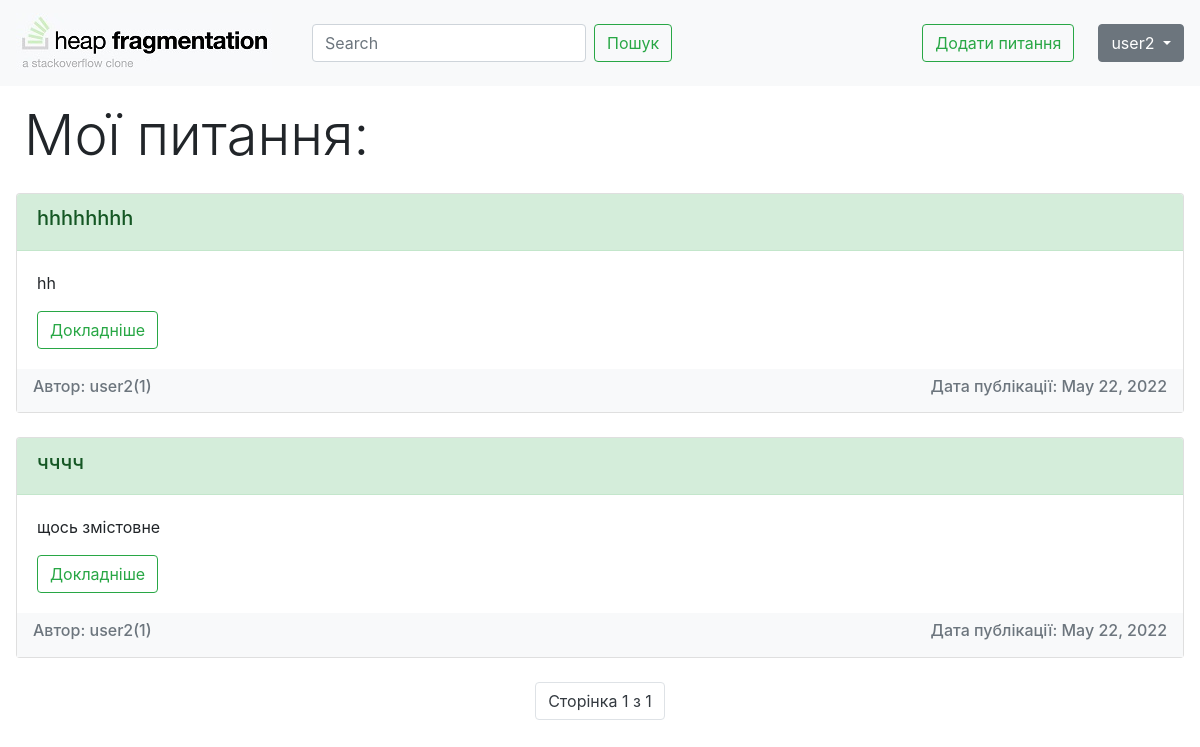
/posts (signed in), run on an earlier commit of the app's database.
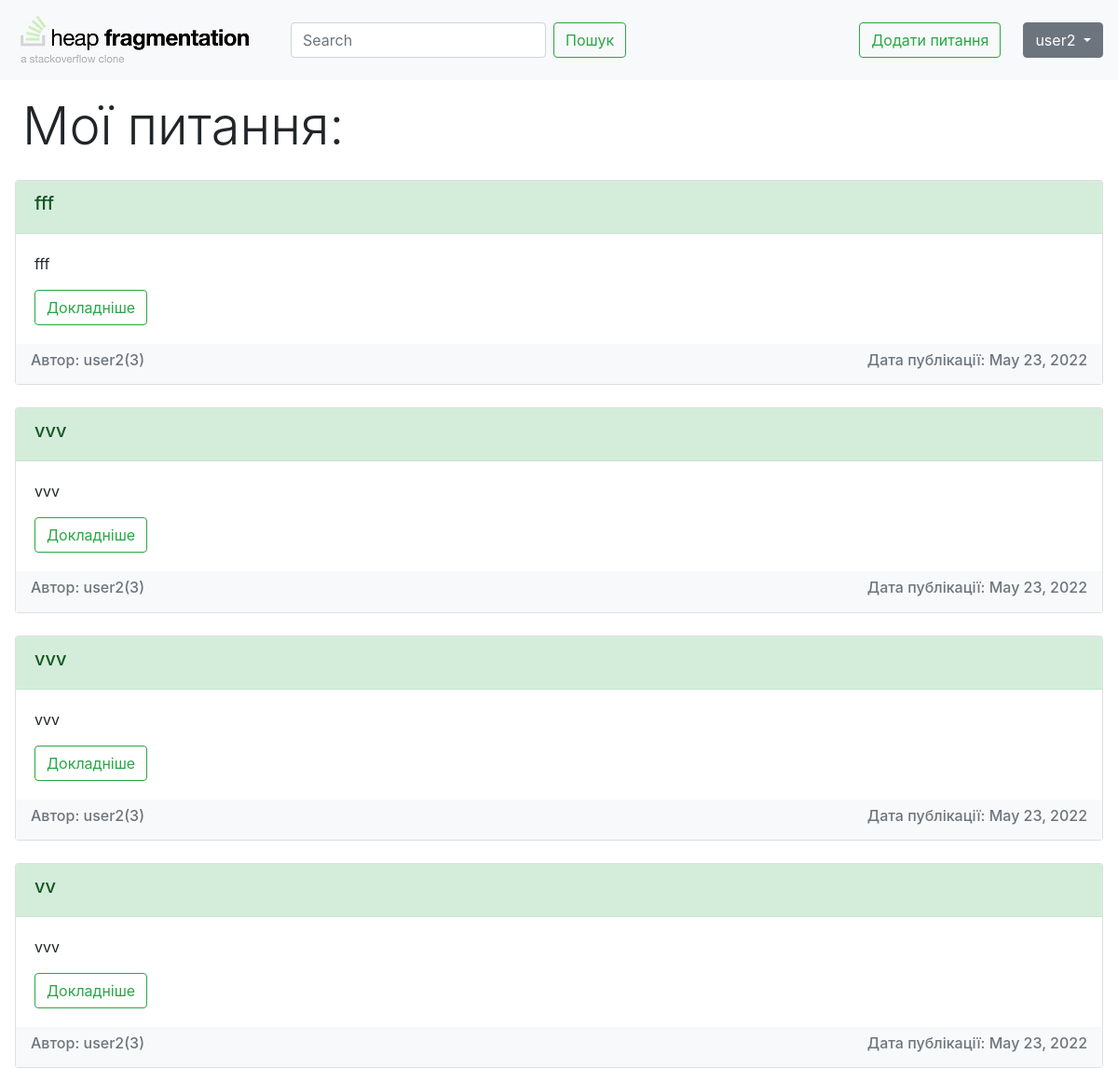
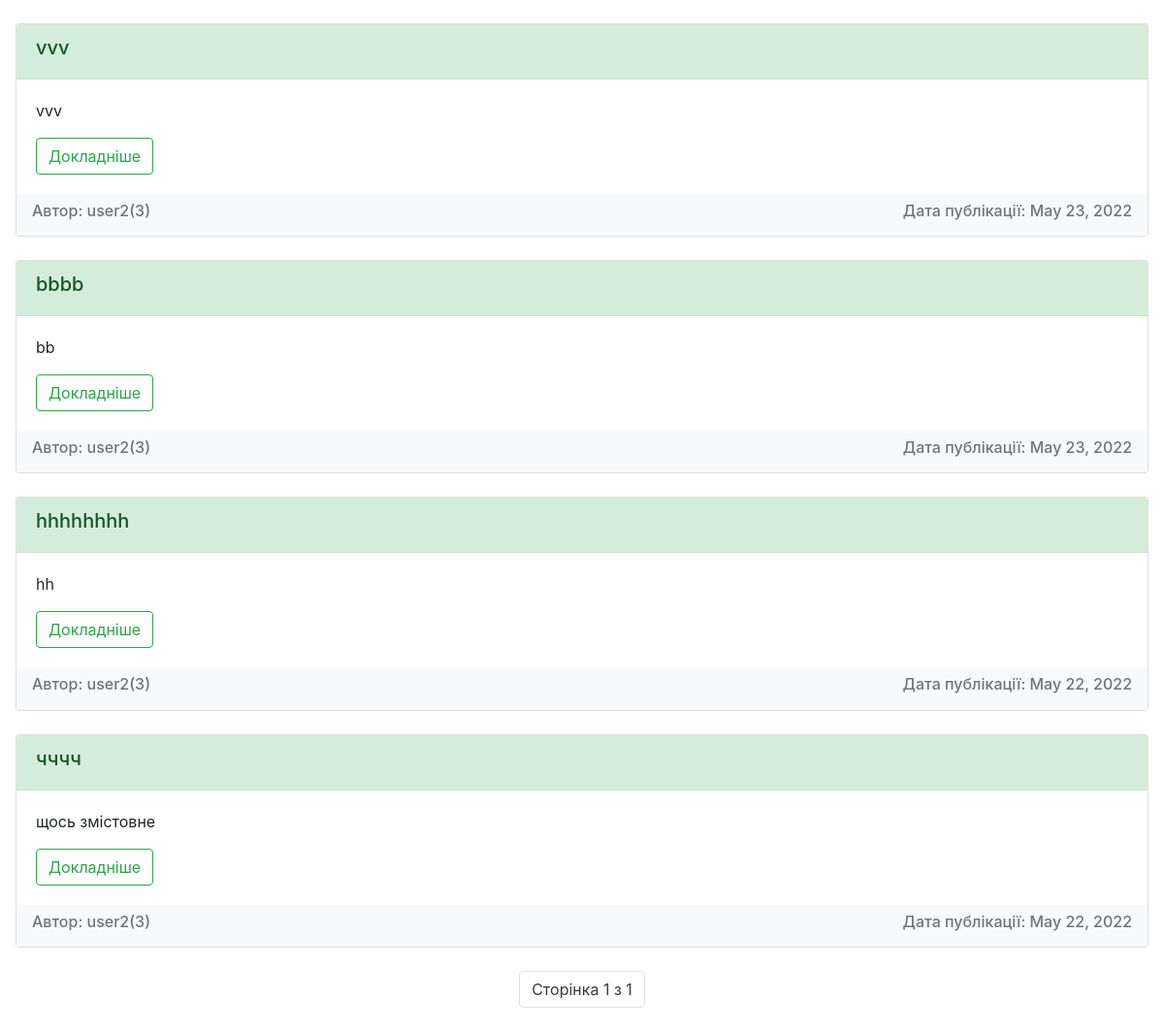
And on a later commit of the database (2 pictures, top to bottom).
### advice_app/models.py (models this page shows, shortened)
class Post(models.Model):
    title = models.CharField("Заголовок", max_length=50)
    question = models.TextField("Питання")
    author = models.ForeignKey(MyUser, on_delete=models.CASCADE)
    isClosed = models.BooleanField("Cтатус", default=0)
    date = models.DateField(auto_now=True)

class MyUser(User):
    class Meta:
        verbose_name = u"Рейтинг"
    rating = models.IntegerField("User", default=0)
    def __str__(self):
        return self.username

### advice_app/views.py (the view)
# urls.py: path('posts', views.MyPosts.as_view(), name='posts'),
class MyPosts(ListView):
    Model = Post
    template_name = "advice_app/my_posts.html"
    paginate_by = 10
    def get_queryset(self):
        return Post.objects.filter(author=self.request.user).order_by('-id')

### advice_app/templates/advice_app/my_posts.html (shortened to what this page needs)
{% extends 'advice_app/base.html' %}
{% block content %}
<h1 class="display-4 mx-4 my-3">Мої питання:</h1>
{% include 'advice_app/post.html' %}
{% endblock %}

### advice_app/templates/advice_app/base.html (shortened to what this page needs)
{% load static %}
<!DOCTYPE html>
<html lang="ukr">
<head>
    <link rel="stylesheet" href="https://cdn.jsdelivr.net/npm/bootstrap@4.6.1/dist/css/bootstrap.min.css">
    <link rel="stylesheet" href="{% static 'advice_app/css/main.css' %}">
    <link rel="stylesheet" href="https://stackpath.bootstrapcdn.com/bootstrap/4.3.1/css/bootstrap.min.css">
</head>
<body>
<header>
    <nav class="navbar navbar-light bg-light">
        <div class="nav justify-content-left">
            <a class="navbar-brand" href="{% url 'index' %}">
                {% load static %}
                <img src="{% static 'advice_app/images/logo.jpeg' %}">
            </a>
            <div class="pr-sm-4"></div>
        <form class="form-inline my-2 my-lg-0" action="{% url 'search' %}">
            <input class="form-control mr-sm-2" type="search" placeholder="Search" aria-label="Search" name="search">
            <button class="btn btn-outline-success my-2 my-sm-0" type="submit">Пошук</button>
        </form>
        </div>
        {% if request.user.username %}
        <ul class="nav justify-content-right">
            <li><a class="btn btn-outline-success" href="{% url 'add_post' %}">Додати питання</a></li>
            <div class="pr-sm-4"></div>
            <li class="nav-item dropdown">
                <button type="button" class="btn btn-secondary dropdown-toggle" data-bs-toggle="dropdown" aria-expanded="false">
                    {{ request.user.username }}
                </button>
            </li>
        </ul>
        {% else %}
        <div class="btn-group" role="group">
          <a class="btn btn-secondary" href="{% url 'login' %}">Увійти</a>
          <a class="btn btn-secondary" href="{% url 'register' %}">Зареєструватись</a>
        </div>
        {% endif %}
    </nav>
</header>
{% block content %}{% endblock %}
</body>
</html>

### advice_app/templates/advice_app/post.html (shortened to what this page needs)
{% if object_list %}
{% for i in page_obj %}
    <div class="card mt-4 mx-3">
      <div class="card-header alert-success"><h5>{{ i.title }}</h5></div>
      <div class="card-body">
        <p class="card-text">{{ i.question|truncatewords:90 }}</p>
        <a href="{% url 'detail' i.id %}" class="btn btn-outline-success">Докладніше</a>
      </div>
      <div class="navbar navbar-light bg-light text-muted">
        <h6>Автор: {{ i.author }}({{ i.author.rating }})</h6>
        <h6>Дата публікації: {{ i.date }}</h6>
      </div>
    </div>
  {% endfor %}
<nav aria-label="Page navigation example">
<ul class="pagination justify-content-center my-4">
        <li class="page-item"><a class="page-link text-dark">Сторінка {{ page_obj.number }} з {{ page_obj.paginator.num_pages }}</a></li>
</ul>
</nav>
{% else %}
  <p class="mx-4 my-3">Наразі дописів немає</p>
{% endif %}

What changed in the data, as far as the page shows it:
added Post: title "fff", question "fff", author "user2", author.rating "3", date "May 23, 2022"
added Post: title "vvv", question "vvv", author "user2", author.rating "3", date "May 23, 2022"
added Post: title "vvv", question "vvv", author "user2", author.rating "3", date "May 23, 2022"
added Post: title "vv", question "vvv", author "user2", author.rating "3", date "May 23, 2022"
added Post: title "vvv", question "vvv", author "user2", author.rating "3", date "May 23, 2022"
added Post: title "bbbb", question "bb", author "user2", author.rating "3", date "May 23, 2022"
changed through a linked row, Post "hhhhhhhh": author.rating "1" → "3"
changed through a linked row, Post "чччч": author.rating "1" → "3"
